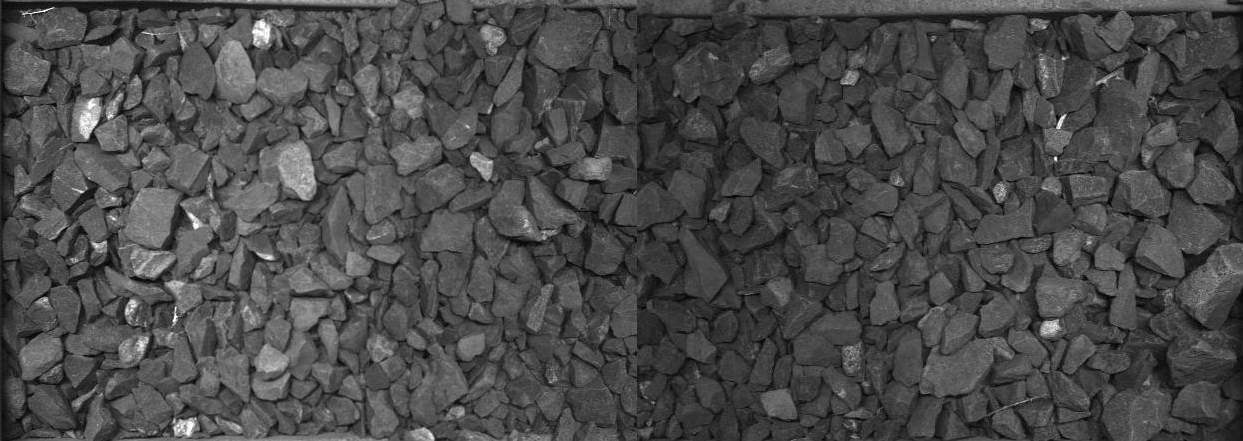
#> input picture zetica_data/raw/crib_0000000_0000000_425_866.png, 1243 x 441 px; its folder holds only this picture in this run
$ python test_zetica_batch.py
#> lines starting #> are read from the running program, lines starting #| are printed output that depends on the picture
### test_zetica.py
# -*- coding: utf-8 -*-
"""
Created on Mon Feb 14 15:57:04 2022

@author: zhangq
"""

import numpy as np
import matplotlib.pyplot as plt
import scipy.linalg as li
from imageio import imread
import pywt
from skimage.restoration import denoise_wavelet, estimate_sigma
import glob
import scipy.ndimage as ni
from datetime import datetime

# [44 lines left out: function quadratic_surfacefit_mask, not called in this run]

def rescale(data, rng):
    """
    rescales an input dat between mn and mx
    """
    datamin = min(data.flatten())
    datamax = max(data.flatten())
    return (rng[1] - rng[0]) * (data - datamin) / (datamax - datamin) + rng[0]

'''the maximum scale (grain size) considered by the wavelet is the horizontal width dimension divided by this number
so if your image is 1000 pixels wide and maxscale=4, only grains up to 1000/4 = 250 pixels are considered'''
# [43 lines left out: function calculate_PSD_buscombe, not called in this run]

'''the maximum scale (grain size) considered by the wavelet is the horizontal width dimension divided by this number
so if your image is 1000 pixels wide and maxscale=4, only grains up to 1000/4 = 250 pixels are considered'''
def calculate_PSD(im, maxscale):
    '''Remove background'''
    # mask = np.array([[True] * N] * M)
    # bkg, mse, coefs = quadratic_surfacefit_mask(im, mask)
    # im -= bkg

    '''Denoise the image'''
    sigma_est = estimate_sigma(im, channel_axis = None, average_sigmas = True)
    denoisedImg = denoise_wavelet(im, channel_axis = None, rescale_sigma = True, method = 'VisuShrink', mode = 'soft', sigma=sigma_est * 2)

    #Why do we need to do this???
    denoisedImg = rescale(denoisedImg, [0, 255])

    '''Calculate the wavelet coefficients'''
    cfs, frequencies = pywt.cwt(denoisedImg, np.arange(1, maxscale),  'morl')

    '''Calculate the wavelength'''
    wavelengths = 1.0 / frequencies

    '''Calculate the PSD'''
    M, N = np.shape(im)
    psd = (cfs / np.array([[wavelengths] * M] * N).T) **2

    '''Average the psd over columns'''
    averagePSD1 = np.mean(psd, axis = 2)

    '''Average the psd over rows'''
    #'''Choose 100 rows from the image'''
    #rows = np.linspace(0, M - 1, 100).astype('int')
    averagePSD = np.mean(averagePSD1, axis = 1)

    '''Plot the wavelet transform'''
    # [20 lines of commented-out code are left out]

    '''Plot the average PSD'''
    # [9 lines of commented-out code are left out]

    '''Normalise the PSD'''
    averagePSD = averagePSD / np.sum(averagePSD)
    return wavelengths, averagePSD

# [30 lines left out: function enhance_image_quality, not called in this run]

#====================================
# [51 lines that do not run on import are left out]


### test_zetica_batch.py
# -*- coding: utf-8 -*-
"""
Created on Mon Feb 14 15:57:04 2022

@author: zhangq
"""
import numpy as np
import matplotlib.pyplot as plt
from imageio import imread, imwrite
import test_zetica
import glob

fns = glob.glob('zetica_data\\raw\\*.png')
edgeCrop = 20
maxscale = 80
leftMeans = []
rightMeans = []
for i, fn in enumerate(fns):
    if i % 10 == 0:
        print('%d out of %d' % (i, len(fns)))
    '''Read in the image'''
    im_raw = imread(fn)
#> im_raw is the input picture: shape (441, 1243); min 0, max 255, mean 74
    im0 = im_raw[edgeCrop:-edgeCrop, edgeCrop:637]
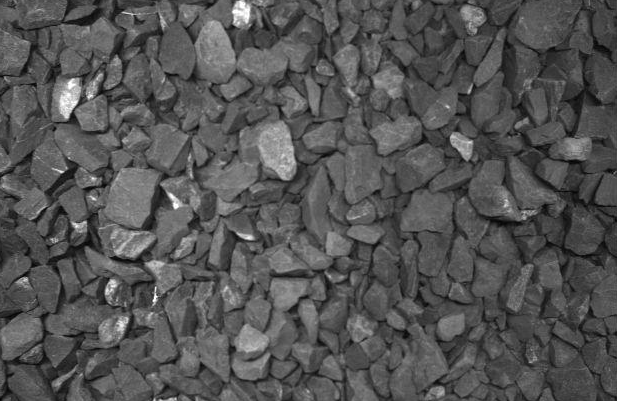
#> im0: shape (401, 617); min 1, max 255, mean 84.1
    im1 = im_raw[edgeCrop:-edgeCrop, 637:-edgeCrop]
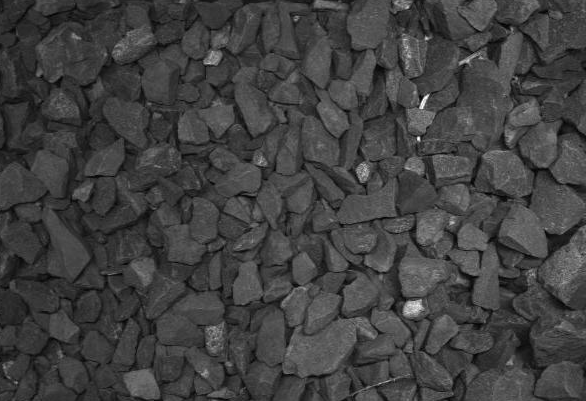
#> im1: shape (401, 586); min 0, max 255, mean 65.1

    wavelengths, psd = test_zetica.calculate_PSD(im0.astype('double'), maxscale)
#> in calculate_PSD, `sigma_est = estimate_sigma(im, channel_axis = None, average_sigmas = T..`: sigma_est = 1.84
#> in rescale, `datamin = min(data.flatten())`: datamin = 8.81
#> in rescale, `datamax = max(data.flatten())`: datamax = 248.4
#> in calculate_PSD, `cfs, frequencies = pywt.cwt(denoisedImg, np.arange(1, maxscale),  'mor..`: frequencies = 79 values, max 0.812 at index 0, min 0.0103 at index 78, mean 0.0509
#> in calculate_PSD, `wavelengths = 1.0 / frequencies`: wavelengths = 79 values from 1.23 to 97.23
#> in calculate_PSD, `averagePSD1 = np.mean(psd, axis = 2)`:
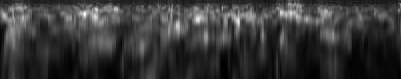
#> averagePSD1: shape (79, 401) float64; min 0.147, max 9.37, mean 2.14; drawn with min black and max white
#> in calculate_PSD, `averagePSD = np.mean(averagePSD1, axis = 1)`: averagePSD = 79 values, max 4.02 at index 16, min 0.905 at index 78, mean 2.14
#> in calculate_PSD, `averagePSD = averagePSD / np.sum(averagePSD)`: averagePSD = 79 values, max 0.0238 at index 16, min 0.00535 at index 78, mean 0.0127
#> wavelengths = 79 values from 1.23 to 97.23; psd has the same summary as averagePSD in calculate_PSD
    leftMeans.append(np.sum(psd * wavelengths))
    wavelengths, psd = test_zetica.calculate_PSD(im1.astype('double'), maxscale)
#> call 2 of calculate_PSD, with maxscale = 80
#> in calculate_PSD (call 2), `sigma_est = estimate_sigma(im, channel_axis = None, average_sigmas = T..`: sigma_est = 1.37
#> in calculate_PSD (call 2), `averagePSD1 = np.mean(psd, axis = 2)`:
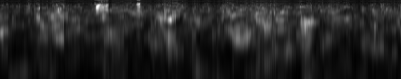
#> averagePSD1: shape (79, 401) float64; min 0.0742, max 8.3, mean 1.24; drawn with min black and max white
#> in calculate_PSD (call 2), `averagePSD = np.mean(averagePSD1, axis = 1)`: averagePSD = 79 values, max 2.12 at index 11, min 0.514 at index 78, mean 1.24
#> in calculate_PSD (call 2), `averagePSD = averagePSD / np.sum(averagePSD)`: averagePSD = 79 values, max 0.0217 at index 11, min 0.00525 at index 78, mean 0.0127
#> psd has the same summary as averagePSD in calculate_PSD
    rightMeans.append(np.sum(psd * wavelengths))
    # plt.plot(wavelengths, psd)
    # plt.grid(True)
    # plt.title(meansize)
np.savetxt('sizemeans.csv', np.array([leftMeans, rightMeans]).T, fmt = '%f', delimiter = ',')
plt.plot(leftMeans, label = 'Left half crib')
plt.plot(rightMeans, label = 'Right half crib')
plt.grid(True)


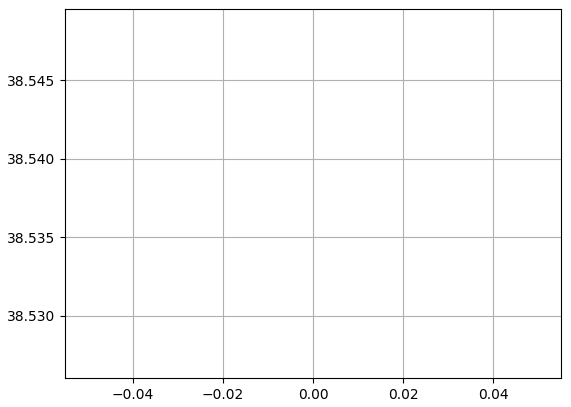
#> figure drawn by matplotlib, 1 panel
